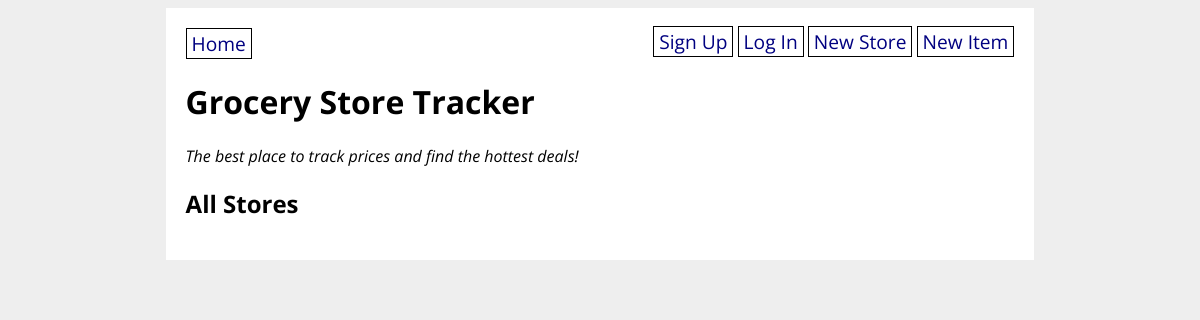
Before: / with the older database file.
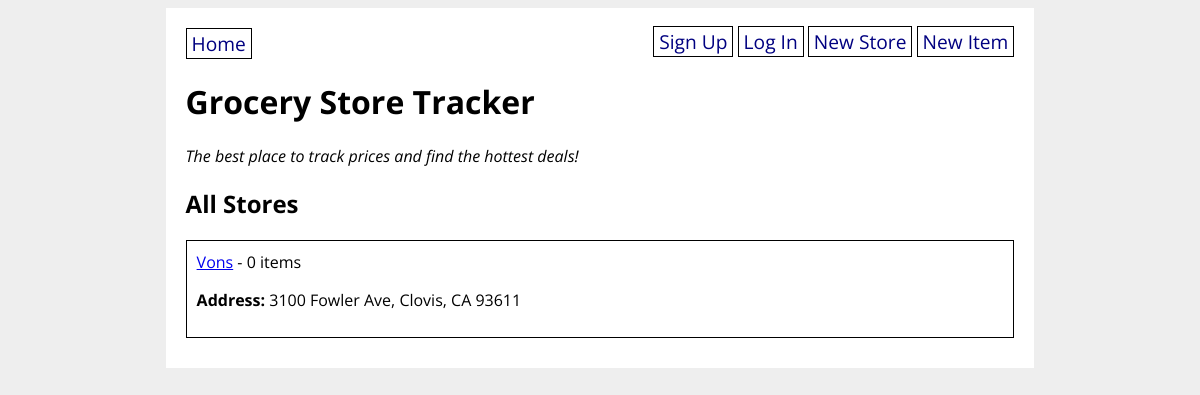
After: the same page with the newer database file.
### grocery_app/models.py (models this page shows, shortened)
class GroceryStore(db.Model):
    id = db.Column(db.Integer, primary_key=True)
    title = db.Column(db.String(80), nullable=False)
    address = db.Column(db.String(200), nullable=False)
    items = db.relationship('GroceryItem', back_populates='store')
    created_by_id = db.Column(db.Integer, db.ForeignKey('user.id'))
    created_by = db.relationship('User')
    def __repr__(self):
        return f'<Grocery Store: {self.title}>'

### grocery_app/routes.py (the view)
@main.route('/')
def homepage():
    all_stores = GroceryStore.query.all()
    print(all_stores)
    return render_template('home.html', all_stores=all_stores)

### grocery_app/templates/home.html
{% extends 'base.html' %}
{% block content %}
<h1>Grocery Store Tracker</h1>
<p><em>The best place to track prices and find the hottest deals!</em></p>
<h2>All Stores</h2>
{% for store in all_stores %}
<div class="store">
    <a href="/store/{{ store.id }}">{{ store.title }}</a> -
    {{ store.items|length }} items
    <p><strong>Address:</strong> {{ store.address }}</p>
</div>
{% endfor %}
{% endblock %}

### grocery_app/templates/base.html (shortened to what this page needs)
<!DOCTYPE html>
<html>
    <head>
        <link rel="stylesheet" href="/static/style.css">
    </head>
    <body>
        <div id="content">
            <nav>
                <a href="/">Home</a>
                <div>
                        {% if current_user.is_authenticated %}
                        <!-- <a href="/create_book">Create Book</a>
                        <a href="/create_author">Create Author</a>
                        <a href="/create_genre">Create Genre</a> -->
                        <a href="/logout">Log Out</a>
                        <!-- Only show these links if the current user is NOT
                            authenticated (logged out)! -->
                        {% else %}
                        <a href="/signup">Sign Up</a>
                        <a href="/login">Log In</a>
                        {% endif %}
                    <a href="/new_store">New Store</a>
                    <a href="/new_item">New Item</a>
                </div>
            </nav>
            {% block content %}{% endblock %}
        </div>
    </body>
</html>

### grocery_app/static/style.css (style rules this page uses)
body { display: flex; flex-direction: column; align-items: center; background-color: #eee; font-family: 'Open Sans', sans-serif; }
#content { width: 70%; background-color: white; padding: 20px; }
nav { width: 100%; display: flex; flex-direction: row; justify-content: space-between; }
nav a { color: navy; text-decoration: none; border: 1px solid black; padding: 1px 5px; font-size: 1.2em; }
div.store { border: 1px solid black; padding: 10px; margin-bottom: 10px; }

Changed rows visible on the page:
added GroceryStore: title "Vons", items|length "0", address "3100 Fowler Ave, Clovis, CA 93611"
